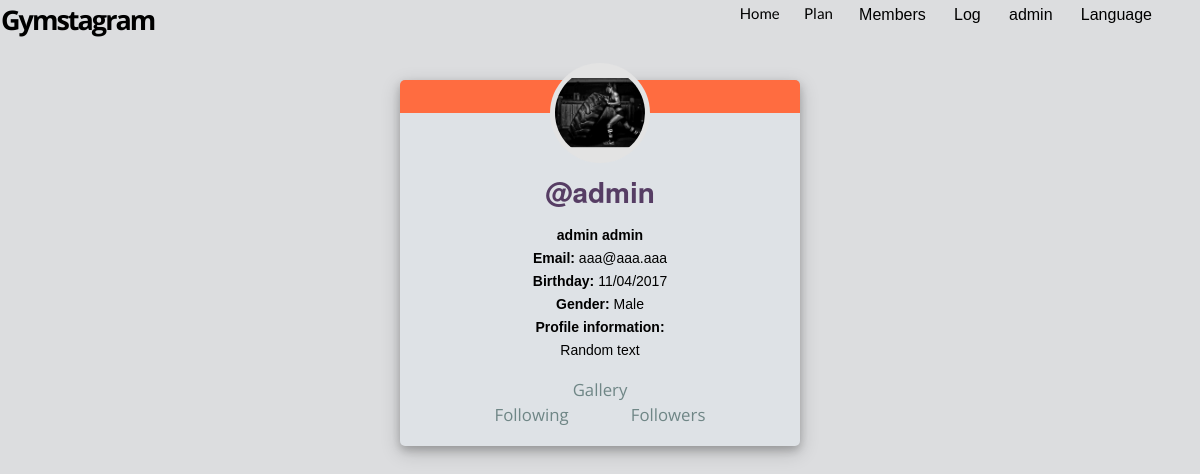
The page /profile.php (signed in) on the database its author committed.
### tables this page shows
CREATE TABLE `members` (
  `id` int(10) UNSIGNED NOT NULL,
  `gym_name` varchar(20) DEFAULT '',
  `email` varchar(50) NOT NULL,
  `pass` varchar(50) NOT NULL,
  `question1` varchar(30) NOT NULL,
  `question2` varchar(30) NOT NULL,
  `q1_id` varchar(255) DEFAULT '',
  `q2_id` varchar(255) DEFAULT '',
  `name` varchar(46) DEFAULT '',
  `lname` varchar(46) DEFAULT '',
  `gender` int(11) DEFAULT '1',
  `birth_date` date DEFAULT NULL,
  `information` varchar(4096) DEFAULT '',
  `pic_date` datetime DEFAULT NULL,
  `pic_path` varchar(50) DEFAULT '',
  `role` int(11) DEFAULT '1',
  `public` int(11) DEFAULT '0'
);

### languages/lang.en.php (called while the page is built, shortened)
<?php
	$lang = array();
    $lang['Gymstagram'] = 'Gymstagram';
	$lang['Guest'] = 'Log in or Sign up';
	$lang['Welcome'] = 'Welcome to ';
	$lang['Home'] = 'Home';
	$lang['Login'] = 'Log in';
	$lang['Signup'] = 'Sign up';
	$lang['NotLogged'] = 'You must be logged in to view this site.';
	$lang['UserTaken'] = ' This email address is already in use';
	$lang['GUserTaken'] = ' This gym name is already in use';
	$lang['UserAvailable'] = ' This username is available';
	$lang['Email'] = 'Email address';
	$lang['E'] = 'Email';
	$lang['Pass'] = 'Password';
	$lang['NPass'] = 'New password';
	$lang['RNPass'] = 'Retype new password';
	$lang['Question'] = 'Do you even lift bro?';
	$lang['Question2'] = 'Max bench:';
	$lang['NotAll'] = 'Not all fields were entered';
	$lang['NotAllC'] = 'Not all fields are correct';
	$lang['NotAllS'] = 'New and retyped passwords must be same';
	$lang['OldNew'] = 'Old and new passwords can not be the same';
	$lang['AccCreated'] = '<h4>Account created</h4>Please log in';
	$lang['Wrong'] = 'Email address is not valid.';
	$lang['NotInUse'] = 'There is no account with that email address';
	$lang['GNotInUse'] = 'There is no account with that gym name';
	$lang['PassInvalid'] = 'Password is not correct';
	$lang['YP'] = 'Your Profile';
	$lang['YPP'] = 'Your profile picture';
	$lang['EditP'] = 'Enter or edit your details';
	$lang['FName'] = 'First name';
	$lang['LName'] = 'Last name';
	$lang['GName'] = 'Gym name';
	$lang['Image'] = 'Image';
	$lang['SP'] = 'Save Profile';
	$lang['CP'] = 'Change Profile';
	$lang['Cpass'] = 'Change password';
	$lang['Members'] = 'Members';
	$lang['Gallery'] = 'Gallery';
	$lang['Friends'] = 'Search Members';
	$lang['friends'] = 'friends';
	$lang['Messages'] = 'Messages';
	$lang['Profile'] = 'Profile';
	$lang['Log'] = 'Log';
	$lang['Logout'] = 'Log out';
	$lang['PInformation'] = 'Profile information';
	$lang['FPass'] = 'Forgot your password?';
	$lang['SQ'] = 'Answer this security questions';
	$lang['Registration'] = 'Fill in registration data';
	$lang['Confirm'] = 'Confirm';
	$lang['PassChanged'] = 'Password changed successfully';
	$lang['here'] = 'here';
	$lang['PC1'] = 'Put the email and answer the security questions';
	$lang['PC2'] = 'Reset your password';
	$lang['BT'] = 'Go back';
	$lang['has'] = 'has';
	$lang['fr'] = 'friend requests';
 	$lang['sent'] = 'sent ';
 	$lang['to'] = ' to';
 	$lang['ForeverAlone'] = '<br> You dont have any gym buddies yet.<br><br>';
?>

### functions.php (called while the page is built, shortened)
<?php
	$dbhost = 'localhost';
	$dbname = 'gym';
	$dbpass = 'gym';
	$dbuser = 'gym';
	$connection = new mysqli($dbhost, $dbuser, $dbpass, $dbname);
	function qM($query){
		global $connection;
		$result = $connection->query($query);
		return $result;
	}
?>

### infoP.php (called while the page is built, shortened)
<?php
    require_once 'functions.php';
    require_once 'basic.php';
    $result = qM("SELECT * FROM `members` WHERE `email`='$email'");
    if($result->num_rows){
        $row = $result->fetch_array(MYSQL_ASSOC);
        $name = $row['name'];
        $lname = $row['lname'];
        $info = $row['information'];
        $gname = $row['gym_name'];
        $pic_path = $row['pic_path'];
        if($row['gender'] == 1){
            $gender = $lang['Male'];
        }
        else{
            $gender = $lang['Female'];
            $checked = '';
            $checked2 = 'checked';
        }
        $bday = $row['birth_date'];
        $dateObject = DateTime::createFromFormat('Y-m-d', $bday);
        $bday2 = $dateObject->format('d/m/Y');
    }
    if(isset($_GET['gn'])){
        $mgn = sS($_GET['gn']);
        $result = qM("SELECT * FROM `members` WHERE `gym_name`='$mgn'");
        if($result->num_rows){
            $row = $result->fetch_array(MYSQL_ASSOC);
            $fid = $row['id'];
            $gname = $row['gym_name'];
            $email = $row['email'];
            $name = $row['name'];
            $lname = $row['lname'];
            $info = $row['information'];
            $bday2 = $row['birth_date'];
            $public = $row['public'];
            if(in_array($fid, $following)){
                $fol = $lang['Unfollow'];
            }
            $foll = $lang['Following2'];
        }
        else{
            echo "<script>location.replace('home.php')</script>";
        }
    }
    else{
        $public = 1;
        $foll = $lang['Following'];
    }
?>

### profile.php (the view, shortened to what this page needs)
<?php
	require_once 'basic.php';
	require_once 'infoP.php';
?>
<div class="card-wrap">
    <div class="profile_pic-wrap">
        <img id="ppic" src="<?php echo $pic_path;?>" alt="" />
    </div>
    <div class="info-wrap">
        <br>
        <h1 class="user-name"><?php echo "@".$gname?></h1>
        <br>
        <p><?php echo "<b>".$lname." " . $name. "</b>"; ?></p>
        <p><?php echo "<b>".$lang['E'].": </b>".$email; ?></p>
        <p><?php echo "<b>".$lang['Birthday']."</b> ".$bday2;?></p>
        <p><?php echo "<b>".$lang['Gender'].": </b>" .$gender; ?></p>
        <p><?php echo "<b>".$lang['PInformation'].":</b> <br>".$info."";?></p><br>
        <?php if($public == 1 || in_array($fid, $following)){ ?>
            <p><a href="gallery.php?gn=<?php echo $gname ?>" data-hover="<?php echo $lang['See_Gallery'];?>"><?php echo $lang['See_Gallery'];?></a></p>
            <a href="#" data-hover="<?php echo $foll."(". $num_following?>)" onclick="show(1)"><?php echo $foll ?></a>
            <a href="#" data-hover="<?php echo $lang['Followers']."(". $num_followers?>)" onclick="show(2)"><?php echo $lang['Followers']; ?> </a>
        <?php } ?>
    </div>
</div>
	</body>
</html>

### basic.php (shortened to what this page needs)
    <!DOCTYPE html>
	<html><head>
    <link rel="stylesheet" href="//code.jquery.com/ui/1.12.1/themes/base/jquery-ui.css">
    <link rel="stylesheet" href="https://maxcdn.bootstrapcdn.com/bootstrap/3.3.7/css/bootstrap.min.css">
    <link href="//netdna.bootstrapcdn.com/font-awesome/3.2.1/css/font-awesome.css" rel="stylesheet">
    <link rel="stylesheet" type="text/css" href="css/radio.css" />
    <link rel="stylesheet" href="css/kube.min.css" />
    <link rel="stylesheet" href="css/font-awesome.min.css" />
    <link rel="stylesheet" href="css/custom.min.css" />
    <link rel="stylesheet" type="text/css" href="css/mycss.min.css" />
	<?php
	require_once 'checklanguage.php';
	require_once 'functions.php';
	$userstr = ' (' .$lang['Guest'] .')';
	if(isset($_SESSION['email'])){
		$id = $_SESSION['id'];
		$email = $_SESSION['email'];
		$loggedIn = TRUE;
		$result = qM("SELECT * FROM `members` WHERE `email`='$email'");
        $row = $result->fetch_array(MYSQL_ASSOC);
        $role = $row['role'];
		if($result->num_rows){
			$gname = $row['gym_name'];
			$userstr = " (@$gname)";
		}
        $result2 = qM("SELECT * FROM `gym_buddies` WHERE `user_id`=$id");
        $num_following = $result2->num_rows;
        $result3 = qM("SELECT * FROM `gym_buddies` WHERE `friend_id`=$id");
        $num_followers = $result3->num_rows;
	}
	else{
	    $loggedIn2 = 2;
		$loggedIn = FALSE;
	}
	?>
<?php
	echo "<title>$appname$userstr</title></head>";
	if(!$loggedIn){
?>
        <body>
        <div class="main-nav">
            <div class="container">
                <header class="group top-nav">
                    <nav class="navbar logo-w navbar-left" >
                        <a class="logo" href="index.php"><?php echo $lang['Gymstagram'];?></a>
                    </nav>
                    <div class="navigation-toggle" data-tools="navigation-toggle" data-target="#navbar-1">
                        <span class="logo"><?php echo $lang['Gymstagram'];?></span>
                    </div>
                    <nav id="navbar-1" class="navbar item-nav navbar-right">
                        <ul class = "menu">
                            <li><a href="home.php"><?php echo $lang['Home'];?></a></li>
                            <li><a href="login.php"><?php echo $lang['Login'];?></a></li>
                            <li><a href="signup.php"><?php echo $lang['Signup'];?></a></li>
                            <li>
                                <div id="language">
                                    <div class="dropdown1">
                                        <button class="dropbtn1"><?php echo $lang['Language'];?></button>
                                        <div class="dropdown-content1">
                                            <a href="javascript:window.location.reload();" onclick="langu(1)"><img src="languages/en.png" /> <?php echo $lang['LanguageE'];?></a>
                                            <a href="javascript:window.location.reload();" onclick="langu(2)"><img src="languages/sr.png" /> <?php echo $lang['LanguageS'];?></a>
                                        </div>
                                    </div>
                                </div>
                            </li>
                        </ul>
                    </nav>
                </header>
            </div>
        </div>
        <div class="intro">
            <div class="container">
                <div class="units-row">
                    <div class="unit-10">
                        <img class="img-intro" src="img/avatar.png" alt="">
                    </div>
                    <div class="unit-90">
                        <p class="p-intro"> <?php echo $lang['Welcome_to_Gymstagram']; ?></p>
                    </div>
                </div>
            </div>
        </div>
        </body>
<?php } else{?>
        <body>
        <div class="main-nav">
            <div class="container">
                <header class="group top-nav">
                    <nav class="navbar logo-w navbar-left" >
                        <div id="gym_logo" style="max-height: 50px;">
                            <a class="logo" href="profile.php"> <?php echo $lang['Gymstagram']; ?> </a>
                        </div>
                    </nav>
                    <nav id="navbar-1" class="navbar item-nav navbar-right">
                        <ul class = "menu">
                            <li> <a href="home.php"><?php echo $lang['Home'];?></a> </li>
                            <li> <a href="plan.php"><?php echo $lang['Plan'];?></a> </li>
                            <?php if($role == 2){?>
                                <li><div id="language">
                                        <div class="dropdown1">
                                            <button class="dropbtn1"><?php echo $lang['Members'];?></button>
                                        </div>
                                    </div>
                                </li>
                                <li>
                                    <div id="language">
                                        <div class="dropdown1">
                                            <button class="dropbtn1"><?php echo $lang['Log'];?></button>
                                        </div>
                                    </div>
                                </li>
                            <?php }
                            else { ?>
                                <li> <a href="search.php"><?php echo $lang['Friends'];?></a> </li>
                            <?php } ?>
                                <li>
                                <div id="language">
                                    <div class="dropdown1">
                                        <button class="dropbtn1"><?php echo $gname ?></button>
                                    </div>
                                </div>
                            </li>
                            <li>
                                <div id="language">
                                    <div class="dropdown1">
                                        <button class="dropbtn1"> <?php echo $lang['Language']; ?></button>
                                    </div>
                                </div>
                            </li>
                        </ul>
                    </nav>
                </header>
            </div>
        </div>
<?php }?>

### rows shown on the page
members: gym_name "admin", pic_path (picture), lname "admin", name "admin", birth_date "11/04/2017", information "Random text"

### other values the page prints
$lang['Gymstagram'] "Gymstagram"
$lang['Home'] "Home"
$lang['Plan'] "Plan"
$lang['Members'] "Members"
$lang['Log'] "Log"
$lang['Language'] "Language"
$lang['E'] "Email"
$email "aaa@aaa.aaa"
$lang['Birthday'] "Birthday:"
$lang['Gender'] "Gender"
$gender "Male"
$lang['PInformation'] "Profile information"
$lang['See_Gallery'] "Gallery"
$foll "Following"
$lang['Followers'] "Followers"
